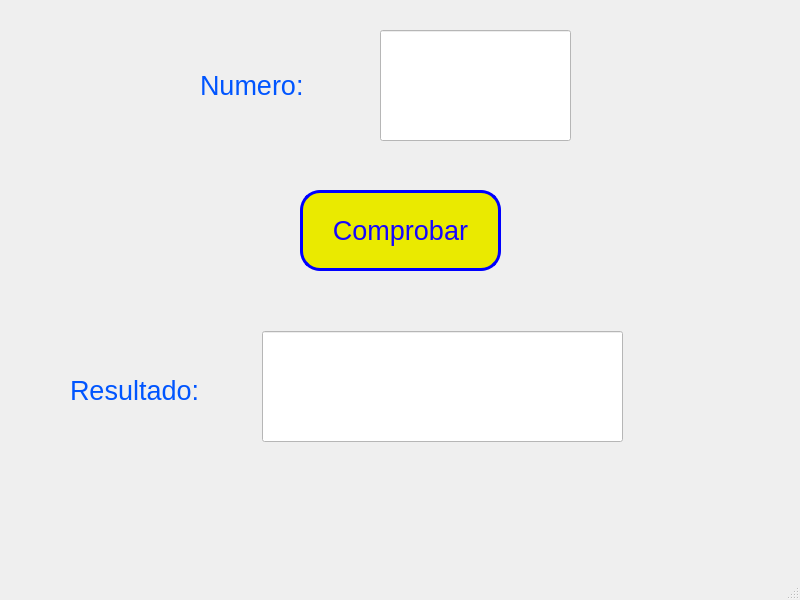
<?xml version="1.0" encoding="UTF-8"?>
<ui version="4.0">
 <class>MainWindow</class>
 <widget class="QMainWindow" name="MainWindow">
  <property name="geometry">
   <rect>
    <x>0</x>
    <y>0</y>
    <width>800</width>
    <height>600</height>
   </rect>
  </property>
  <property name="windowTitle">
   <string>MainWindow</string>
  </property>
  <property name="styleSheet">
   <string notr="true"/>
  </property>
  <widget class="QWidget" name="centralwidget">
   <widget class="QLineEdit" name="num1">
    <property name="geometry">
     <rect>
      <x>380</x>
      <y>30</y>
      <width>191</width>
      <height>111</height>
     </rect>
    </property>
    <property name="font">
     <font>
      <pointsize>48</pointsize>
     </font>
    </property>
    <property name="styleSheet">
     <string notr="true">background-color: rgb(255, 255, 255);</string>
    </property>
   </widget>
   <widget class="QPushButton" name="boton">
    <property name="geometry">
     <rect>
      <x>300</x>
      <y>190</y>
      <width>201</width>
      <height>81</height>
     </rect>
    </property>
    <property name="font">
     <font>
      <pointsize>20</pointsize>
     </font>
    </property>
    <property name="styleSheet">
     <string notr="true">background-color: rgb(234, 234, 0);
color: rgb(22, 6, 255);
border-radius:20px;
border: 3px solid blue;</string>
    </property>
    <property name="text">
     <string>Comprobar</string>
    </property>
   </widget>
   <widget class="QLineEdit" name="txt_resultado">
    <property name="geometry">
     <rect>
      <x>262</x>
      <y>331</y>
      <width>361</width>
      <height>111</height>
     </rect>
    </property>
    <property name="font">
     <font>
      <pointsize>48</pointsize>
     </font>
    </property>
    <property name="styleSheet">
     <string notr="true">background-color: rgb(255, 255, 255);</string>
    </property>
   </widget>
   <widget class="QLabel" name="label">
    <property name="geometry">
     <rect>
      <x>200</x>
      <y>60</y>
      <width>131</width>
      <height>51</height>
     </rect>
    </property>
    <property name="font">
     <font>
      <pointsize>20</pointsize>
     </font>
    </property>
    <property name="styleSheet">
     <string notr="true">Color: rgb(0, 85, 255);</string>
    </property>
    <property name="text">
     <string>Numero:</string>
    </property>
   </widget>
   <widget class="QLabel" name="label_2">
    <property name="geometry">
     <rect>
      <x>70</x>
      <y>360</y>
      <width>171</width>
      <height>61</height>
     </rect>
    </property>
    <property name="font">
     <font>
      <pointsize>20</pointsize>
     </font>
    </property>
    <property name="styleSheet">
     <string notr="true">Color: rgb(0, 85, 255);</string>
    </property>
    <property name="text">
     <string>Resultado:</string>
    </property>
   </widget>
  </widget>
  <widget class="QMenuBar" name="menubar">
   <property name="geometry">
    <rect>
     <x>0</x>
     <y>0</y>
     <width>800</width>
     <height>22</height>
    </rect>
   </property>
  </widget>
  <widget class="QStatusBar" name="statusbar"/>
 </widget>
 <resources/>
 <connections/>
</ui>
